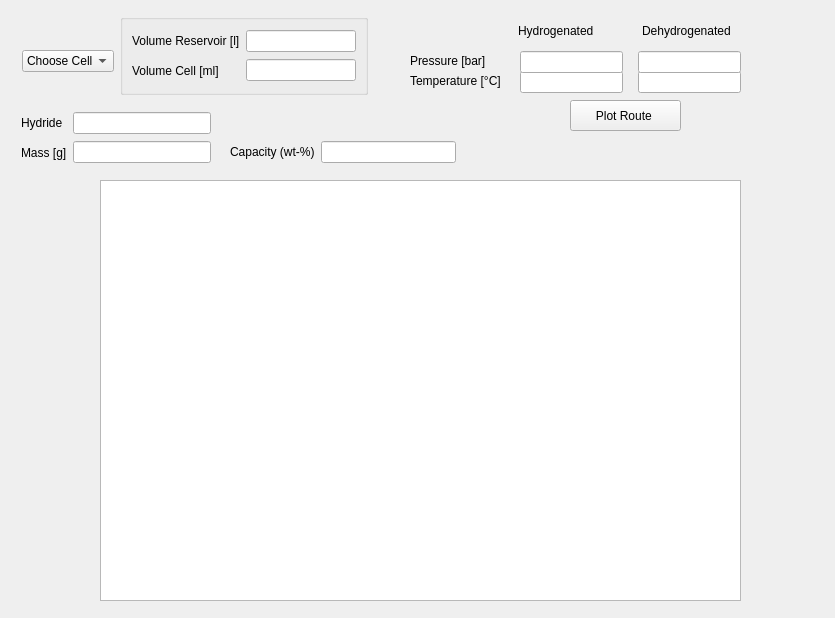
<?xml version="1.0" encoding="UTF-8"?>
<ui version="4.0">
 <class>Form</class>
 <widget class="QWidget" name="Form">
  <property name="geometry">
   <rect>
    <x>0</x>
    <y>0</y>
    <width>835</width>
    <height>618</height>
   </rect>
  </property>
  <property name="windowTitle">
   <string>Form</string>
  </property>
  <widget class="QGraphicsView" name="test_plot_window">
   <property name="geometry">
    <rect>
     <x>100</x>
     <y>180</y>
     <width>641</width>
     <height>421</height>
    </rect>
   </property>
   <property name="sizeAdjustPolicy">
    <enum>QAbstractScrollArea::SizeAdjustPolicy::AdjustToContents</enum>
   </property>
  </widget>
  <widget class="QWidget" name="layoutWidget">
   <property name="geometry">
    <rect>
     <x>520</x>
     <y>70</y>
     <width>221</width>
     <height>24</height>
    </rect>
   </property>
   <layout class="QHBoxLayout" name="horizontalLayout_3">
    <item>
     <widget class="QLineEdit" name="temperature_hyd_edit_field">
      <property name="toolTip">
       <string>&lt;html&gt;&lt;head/&gt;&lt;body&gt;&lt;p&gt;&lt;br/&gt;&lt;/p&gt;&lt;/body&gt;&lt;/html&gt;</string>
      </property>
     </widget>
    </item>
    <item>
     <spacer name="horizontalSpacer_2">
      <property name="orientation">
       <enum>Qt::Orientation::Horizontal</enum>
      </property>
      <property name="sizeHint" stdset="0">
       <size>
        <width>13</width>
        <height>20</height>
       </size>
      </property>
     </spacer>
    </item>
    <item>
     <widget class="QLineEdit" name="temperature_dehyd_edit_field">
      <property name="toolTip">
       <string>&lt;html&gt;&lt;head/&gt;&lt;body&gt;&lt;p&gt;&lt;br/&gt;&lt;/p&gt;&lt;/body&gt;&lt;/html&gt;</string>
      </property>
     </widget>
    </item>
   </layout>
  </widget>
  <widget class="QWidget" name="layoutWidget_2">
   <property name="geometry">
    <rect>
     <x>410</x>
     <y>70</y>
     <width>108</width>
     <height>22</height>
    </rect>
   </property>
   <layout class="QHBoxLayout" name="horizontalLayout_6">
    <item>
     <widget class="QLabel" name="label_3">
      <property name="text">
       <string>Temperature [°C]</string>
      </property>
     </widget>
    </item>
    <item>
     <spacer name="horizontalSpacer_6">
      <property name="orientation">
       <enum>Qt::Orientation::Horizontal</enum>
      </property>
      <property name="sizeHint" stdset="0">
       <size>
        <width>28</width>
        <height>20</height>
       </size>
      </property>
     </spacer>
    </item>
   </layout>
  </widget>
  <widget class="QPushButton" name="plot_route_button">
   <property name="geometry">
    <rect>
     <x>570</x>
     <y>100</y>
     <width>111</width>
     <height>31</height>
    </rect>
   </property>
   <property name="text">
    <string>Plot Route </string>
   </property>
  </widget>
  <widget class="QWidget" name="layoutWidget">
   <property name="geometry">
    <rect>
     <x>410</x>
     <y>20</y>
     <width>321</width>
     <height>22</height>
    </rect>
   </property>
   <layout class="QHBoxLayout" name="horizontalLayout_7">
    <item>
     <spacer name="horizontalSpacer_3">
      <property name="orientation">
       <enum>Qt::Orientation::Horizontal</enum>
      </property>
      <property name="sizeHint" stdset="0">
       <size>
        <width>108</width>
        <height>20</height>
       </size>
      </property>
     </spacer>
    </item>
    <item>
     <widget class="QLabel" name="label_5">
      <property name="text">
       <string>Hydrogenated</string>
      </property>
     </widget>
    </item>
    <item>
     <spacer name="horizontalSpacer_7">
      <property name="orientation">
       <enum>Qt::Orientation::Horizontal</enum>
      </property>
      <property name="sizeHint" stdset="0">
       <size>
        <width>13</width>
        <height>20</height>
       </size>
      </property>
     </spacer>
    </item>
    <item>
     <widget class="QLabel" name="label_6">
      <property name="text">
       <string>Dehydrogenated</string>
      </property>
     </widget>
    </item>
   </layout>
  </widget>
  <widget class="QWidget" name="layoutWidget">
   <property name="geometry">
    <rect>
     <x>520</x>
     <y>50</y>
     <width>221</width>
     <height>24</height>
    </rect>
   </property>
   <layout class="QHBoxLayout" name="horizontalLayout_2">
    <item>
     <widget class="QLineEdit" name="pressure_hyd_edit_field">
      <property name="toolTip">
       <string>&lt;html&gt;&lt;head/&gt;&lt;body&gt;&lt;p&gt;&lt;br/&gt;&lt;/p&gt;&lt;/body&gt;&lt;/html&gt;</string>
      </property>
     </widget>
    </item>
    <item>
     <spacer name="horizontalSpacer">
      <property name="orientation">
       <enum>Qt::Orientation::Horizontal</enum>
      </property>
      <property name="sizeHint" stdset="0">
       <size>
        <width>13</width>
        <height>20</height>
       </size>
      </property>
     </spacer>
    </item>
    <item>
     <widget class="QLineEdit" name="pressure_dehyd_edit_field">
      <property name="toolTip">
       <string>&lt;html&gt;&lt;head/&gt;&lt;body&gt;&lt;p&gt;&lt;br/&gt;&lt;/p&gt;&lt;/body&gt;&lt;/html&gt;</string>
      </property>
     </widget>
    </item>
   </layout>
  </widget>
  <widget class="QWidget" name="layoutWidget">
   <property name="geometry">
    <rect>
     <x>410</x>
     <y>50</y>
     <width>108</width>
     <height>22</height>
    </rect>
   </property>
   <layout class="QHBoxLayout" name="horizontalLayout_5">
    <item>
     <widget class="QLabel" name="label_2">
      <property name="text">
       <string>Pressure [bar]</string>
      </property>
     </widget>
    </item>
    <item>
     <spacer name="horizontalSpacer_4">
      <property name="orientation">
       <enum>Qt::Orientation::Horizontal</enum>
      </property>
      <property name="sizeHint" stdset="0">
       <size>
        <width>28</width>
        <height>20</height>
       </size>
      </property>
     </spacer>
    </item>
   </layout>
  </widget>
  <widget class="QWidget" name="">
   <property name="geometry">
    <rect>
     <x>230</x>
     <y>140</y>
     <width>226</width>
     <height>24</height>
    </rect>
   </property>
   <layout class="QHBoxLayout" name="horizontalLayout_8">
    <item>
     <widget class="QLabel" name="label_10">
      <property name="text">
       <string>Capacity (wt-%)</string>
      </property>
     </widget>
    </item>
    <item>
     <widget class="QLineEdit" name="capacity_edit_field">
      <property name="toolTip">
       <string>&lt;html&gt;&lt;head/&gt;&lt;body&gt;&lt;p&gt;&lt;br/&gt;&lt;/p&gt;&lt;/body&gt;&lt;/html&gt;</string>
      </property>
      <property name="text">
       <string/>
      </property>
     </widget>
    </item>
   </layout>
  </widget>
  <widget class="QWidget" name="">
   <property name="geometry">
    <rect>
     <x>21</x>
     <y>111</y>
     <width>190</width>
     <height>54</height>
    </rect>
   </property>
   <layout class="QHBoxLayout" name="horizontalLayout_4">
    <item>
     <layout class="QVBoxLayout" name="verticalLayout_3">
      <item>
       <widget class="QLabel" name="label">
        <property name="text">
         <string>Hydride</string>
        </property>
       </widget>
      </item>
      <item>
       <widget class="QLabel" name="label_7">
        <property name="text">
         <string>Mass [g]</string>
        </property>
       </widget>
      </item>
     </layout>
    </item>
    <item>
     <layout class="QVBoxLayout" name="verticalLayout_4">
      <item>
       <widget class="QLineEdit" name="material_edit_field">
        <property name="toolTip">
         <string>&lt;html&gt;&lt;head/&gt;&lt;body&gt;&lt;p&gt;&lt;br/&gt;&lt;/p&gt;&lt;/body&gt;&lt;/html&gt;</string>
        </property>
       </widget>
      </item>
      <item>
       <widget class="QLineEdit" name="mass_edit_field">
        <property name="toolTip">
         <string>&lt;html&gt;&lt;head/&gt;&lt;body&gt;&lt;p&gt;&lt;br/&gt;&lt;/p&gt;&lt;/body&gt;&lt;/html&gt;</string>
        </property>
       </widget>
      </item>
     </layout>
    </item>
   </layout>
  </widget>
  <widget class="QFrame" name="">
   <property name="geometry">
    <rect>
     <x>20</x>
     <y>10</y>
     <width>350</width>
     <height>91</height>
    </rect>
   </property>
   <widget class="QComboBox" name="cell_combo_box">
    <property name="geometry">
     <rect>
      <x>2</x>
      <y>40</y>
      <width>92</width>
      <height>22</height>
     </rect>
    </property>
    <item>
     <property name="text">
      <string>Choose Cell</string>
     </property>
    </item>
    <item>
     <property name="text">
      <string>2nd Gen Cell</string>
     </property>
    </item>
    <item>
     <property name="text">
      <string>3rd Gen Cell</string>
     </property>
    </item>
   </widget>
   <widget class="QGroupBox" name="">
    <property name="geometry">
     <rect>
      <x>100</x>
      <y>4</y>
      <width>248</width>
      <height>81</height>
     </rect>
    </property>
    <layout class="QHBoxLayout" name="horizontalLayout">
     <item>
      <layout class="QVBoxLayout" name="verticalLayout">
       <item>
        <widget class="QLabel" name="label_9">
         <property name="text">
          <string>Volume Reservoir [l]</string>
         </property>
        </widget>
       </item>
       <item>
        <widget class="QLabel" name="label_8">
         <property name="text">
          <string>Volume Cell [ml]</string>
         </property>
        </widget>
       </item>
      </layout>
     </item>
     <item>
      <layout class="QVBoxLayout" name="verticalLayout_2">
       <item>
        <widget class="QLineEdit" name="v_res_edit_field">
         <property name="toolTip">
          <string>&lt;html&gt;&lt;head/&gt;&lt;body&gt;&lt;p&gt;&lt;br/&gt;&lt;/p&gt;&lt;/body&gt;&lt;/html&gt;</string>
         </property>
        </widget>
       </item>
       <item>
        <widget class="QLineEdit" name="v_cell_edit_field">
         <property name="toolTip">
          <string>&lt;html&gt;&lt;head/&gt;&lt;body&gt;&lt;p&gt;&lt;br/&gt;&lt;/p&gt;&lt;/body&gt;&lt;/html&gt;</string>
         </property>
        </widget>
       </item>
      </layout>
     </item>
    </layout>
   </widget>
  </widget>
 </widget>
 <resources/>
 <connections/>
</ui>
